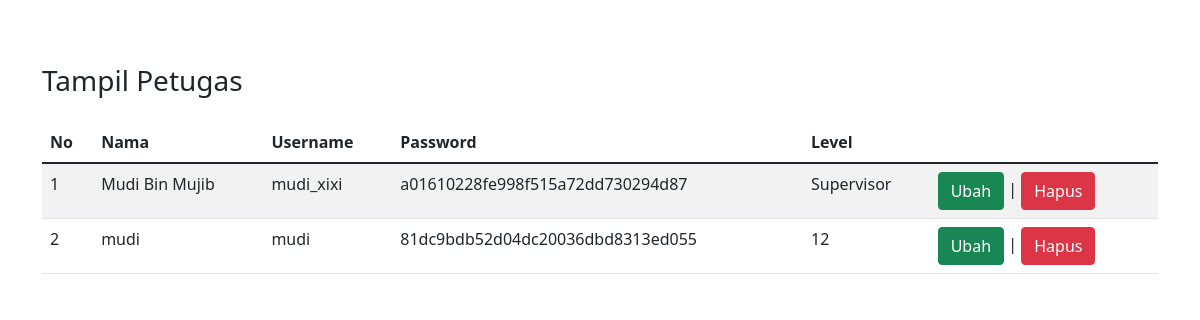
/tampil_petugas.php, run on the app's committed database.
### tables this page shows
CREATE TABLE `petugas` (
  `id_petugas` int(11) NOT NULL AUTO_INCREMENT,
  `nama_petugas` varchar(100) NOT NULL,
  `username` varchar(100) NOT NULL,
  `password` varchar(100) NOT NULL,
  `level` varchar(100) NOT NULL,
  PRIMARY KEY (`id_petugas`)
);

### tampil_petugas.php (the view, shortened to what this page needs)
<!DOCTYPE html>
<html>
<head>
	<link href="https://cdn.jsdelivr.net/npm/bootstrap@5.1.3/dist/css/bootstrap.min.css" rel="stylesheet">
</head>
<body>
	<div class="container mt-5 pt-3">
		<h3 class="mb-4"> Tampil Petugas </h3>
		<table class="table table-hover table-striped">
			<thead>
				<tr>
					<th>No</th>
					<th>Nama</th>
					<th>Username</th>
					<th>Password</th>
					<th>Level</th>
				</tr>
			</thead>
			<tbody>
				<?php
				include "db.php";
				$query = "SELECT * FROM petugas";
				if ($stmt = $conn->prepare($query)) {
					$stmt->execute();
					$stmt->bind_result($id, $nama, $username, $password, $level);
					$index = 0;
					while ($stmt->fetch()) {
						$index++;
						echo "<tr>";
						echo "<td>{$index}</td>";
						echo "<td>{$nama}</td>";
						echo "<td>{$username}</td>";
						echo "<td>{$password}</td>";
						echo "<td>{$level}</td>";
						echo "<td><a href=\"ubah_petugas.php?id={$id}\" class=\"btn btn-success\">Ubah</a> | ";
						echo "<a href=\"hapus_petugas.php?id={$id}\" class=\"btn btn-danger\">Hapus</a></td>";
						echo "</tr>";
					}
				} else {
					die("Failed to prepare() statement: " . $conn->error);
				}
				?>
			</tbody>
		</table>
	</div>
</body>
</html>

### data on the page
petugas: nama_petugas "Mudi Bin Mujib", username "mudi_xixi", password "a01610228fe998f515a72dd730294d87", level "Supervisor"
petugas: nama_petugas "mudi", username "mudi", password "81dc9bdb52d04dc20036dbd8313ed055", level "12"
